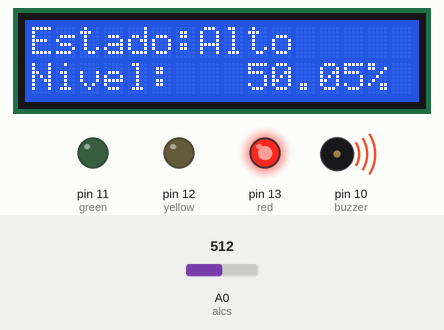
Bench run of a sketch on a simulated Arduino Uno, built with avr-gcc and run on an emulated ATmega328P. Parts: 16×2 character LCD, output pins drawn as LEDs (lit = HIGH), buzzer (waves = sounding, pin HIGH). Inputs (shaded band) come from the test bench; at power-on: A0 (alcs) = 512.

Above: at 2.29 s.
2.3 s: A0 (alcs) set to 474
At 2.55 s:
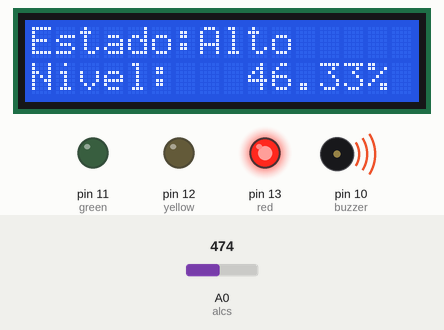
5.3 s: A0 (alcs) set to 447
At 5.53 s:
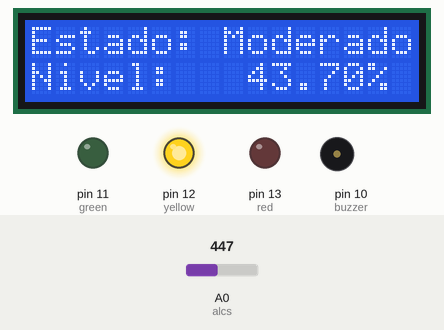
7.6 s: A0 (alcs) set to 230
At 8.2 s:
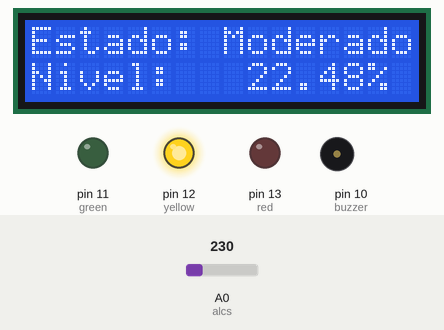
9.1 s: A0 (alcs) set to 203
At 9.48 s:
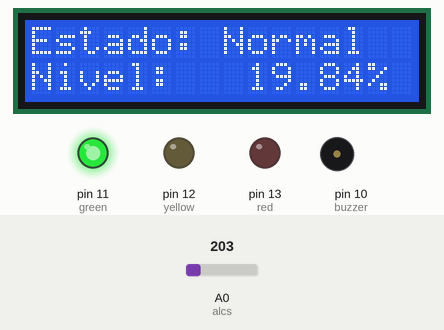
Timing chart, 0 to 12.1 s (numbered marks = the images above; inputs shaded):
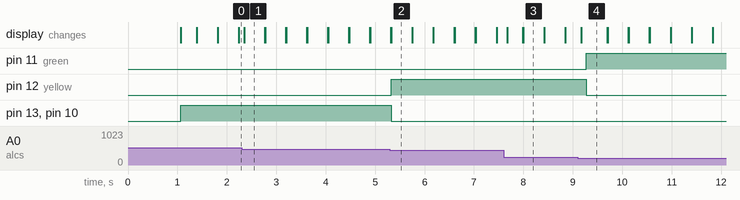

Measured:
- the behaviour switches between 461 and 460 on A0 (alcs) (found by bisection; images 1 and 2)
- the behaviour switches between 215 and 214 on A0 (alcs) (found by bisection; images 3 and 4)
- after the input at 2.3 s, the display: changes after 0.05 s (image 1)
- after the input at 5.3 s, pin 12 (yellow): LOW → HIGH at once; pin 13 (red), pin 10 (buzzer): HIGH → LOW at once; the display: first differs from a run without the input at once (image 2)
- after the input at 7.6 s, the display: changes after 0.08 s (image 3)
- after the input at 9.1 s, pin 11 (green): LOW → HIGH after 0.17 s; pin 12 (yellow): HIGH → LOW after 0.17 s; the display: changes after 0.07 s (image 4)
- what the display in image 1 shows lasts 0.5 s, from 2.3 s to 2.8 s

The sketch:

Alcoholimeto.ino
```cpp
#include <LiquidCrystal.h>
#define alcs A0
#define buzzer 10
float alc =0;
int red = 13;
int yellow = 12;
int green = 11;
const int rs = 9, en = 8, d4 = 7, d5 = 6, d6 = 5, d7 = 4;
LiquidCrystal lcd(rs, en, d4, d5, d6, d7);
void setup()
{
  lcd.begin(16, 2);
  Serial.begin(9600);
  pinMode(alcs,INPUT);
  pinMode(red,OUTPUT);
  pinMode(yellow,OUTPUT);
  pinMode(green,OUTPUT);
  pinMode(buzzer,OUTPUT);
  lcd.setCursor(0,0);
  lcd.print("Alcoholimetro");
  lcd.setCursor(4,1);
  lcd.print("Bienvendio");
  delay (1000);
  lcd.clear();
}
void loop() {
  alc=analogRead(alcs);
  alc=(alc/1023)*100;
  lcd.setCursor(0,1);
  lcd.print("Nivel:");
  lcd.setCursor(9,1);
  lcd.print(alc);
  lcd.print("%");

  if (alc>=45){
    digitalWrite(green,LOW);
    digitalWrite(red,HIGH);
    digitalWrite(yellow,LOW);
    digitalWrite(buzzer,HIGH);
    lcd.setCursor(0,0);
    lcd.print("Estado:");
    lcd.setCursor(7,0);
    lcd.print("Alto");
    delay(100);
    lcd.clear();
  }
  else if(alc>=21)
  {
    digitalWrite(green,LOW);
    digitalWrite(red,LOW);
    digitalWrite(yellow,HIGH);
    digitalWrite(buzzer,LOW);
    lcd.setCursor(0,0);
  lcd.print("Estado:");
  lcd.setCursor(8,0);
  lcd.print("Moderado");
  delay(100);
  lcd.clear();
  }
  else
  {
    lcd.setCursor(0,0);
    lcd.print("Estado:");
    lcd.setCursor(8,0);
    lcd.print("Normal");
    delay(100);
    lcd.clear();
    digitalWrite(green,HIGH);
    digitalWrite(red,LOW);
    digitalWrite(yellow,LOW);
    digitalWrite(buzzer,LOW);

  }
}
```
